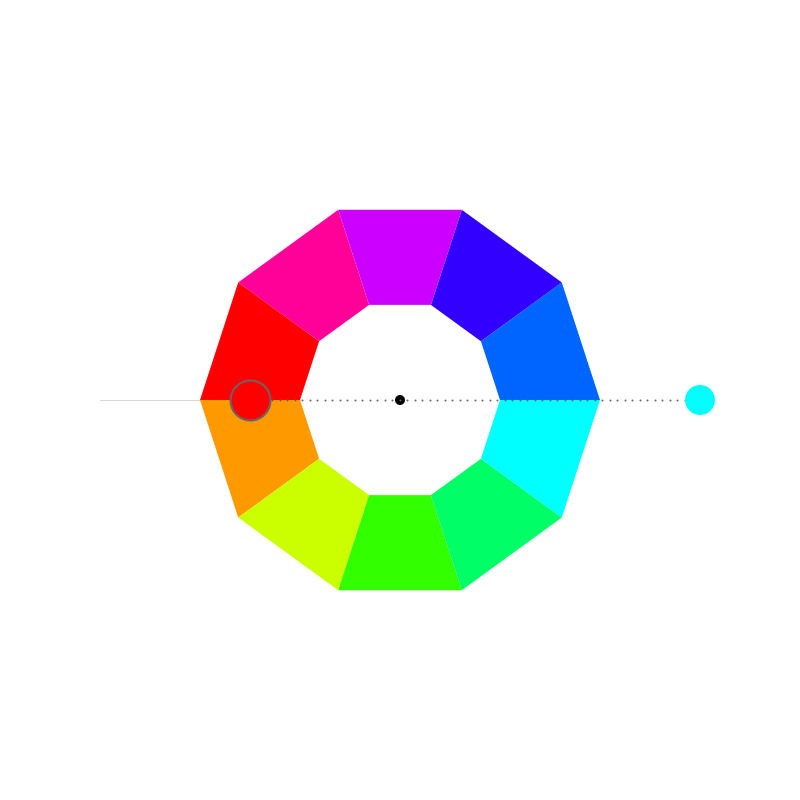
Frame 1 (no input)
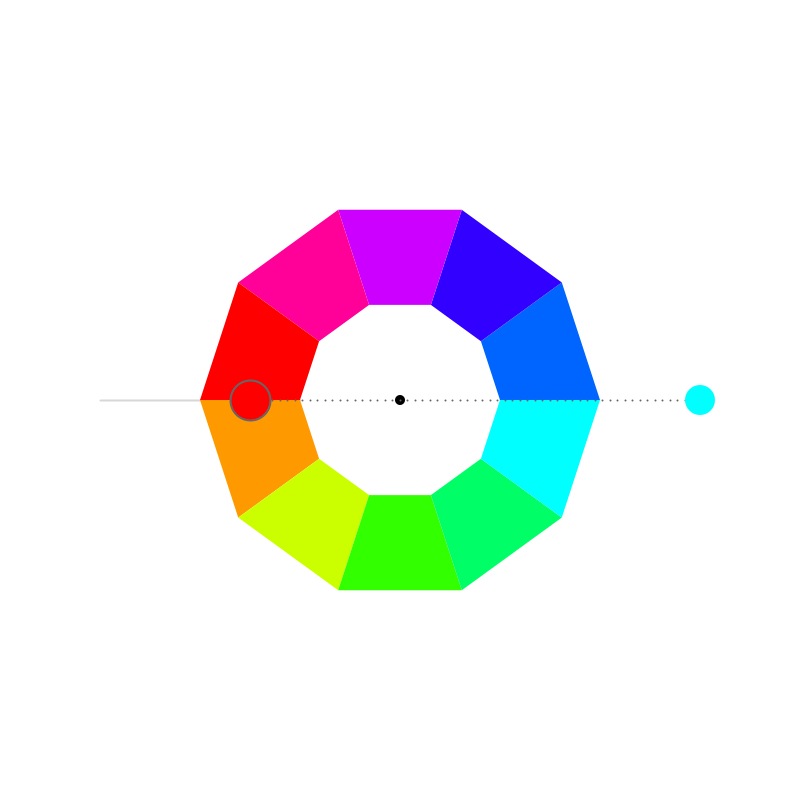
Frame 60 (the mouse pressed at the canvas centre just before this capture)
Frame 120 (the mouse held since frame 60 and released just before this capture): identical to frame 60, image omitted

The Processing sketch that drew these frames (run headless with seeded random() and noise(); from frame 60 on, the mouse is pressed at the canvas centre):

// Processing sketch: w4_01
// ── w4_01.pde
/*
 * Creative Coding
 * Week 4, 01 - an interactive colour wheel picker
 * by Indae Hwang and Jon McCormack
 * Updated 2016
 * Copyright (c) 2014-2016 Monash University
 *
 * This program draws an interactive colour selection wheel
 * Drag the colour circle around the hue wheel to change hue, change the distance
 * from the wheel to control brightness.
 *
 * Another colour circle is displayed showing the colour 180 degrees from the current colour
 * 
 */

// colourHandle: the user interface element to changing colours over the wheel
// It has a postion and a size
//
float colorHandleX;
float colorHandleY;
float handleSize = 30;

// boolean isLocked
// the state of handle: when the color handle is pressed, 
// color hand is locked–released as the left mouse button is released 
//
boolean isLocked = false;

// Wheel radius: inner and outer
//
float innerR = 100; // inner
float outerR = 200; // outer
float outerR2 = outerR * 1.5; // limit of the handle's "pull" range

// current and complementry colour
float hueValue = 180;
float brightValue = 100;
float complementryHue = 0;

void setup() {

  size(800, 800);
  colorMode(HSB, 360, 100, 100); // use HSB colour mode, H=0->360, S=0->100, B=0->100

    colorHandleX = width/2+300;
  colorHandleY = height/2;
}


void draw() {
  //Since were using HSB colour mode this clears the display window to white
  //         H  S  B
  background(0, 0, 100);

  // draw reference line at the 0/360 hue boundary
  stroke(0, 40);
  line(width/2 - innerR, height/2, width/2 - outerR2, height/2);

  //draw itten's color wheel - we'll use a QUAD_STRIP for this
  noStroke();
  beginShape(QUAD_STRIP);
  for (int i=0; i<=10; i++) {
    float angle = radians(36*i-90); // 10 x 36 degree steps

    //   Hue   Sat  Brightness
    fill(36*i, 100, 100);  // change the colour as we're building the quads

    //outside(top)
    vertex( width/2 + outerR*sin(angle), height/2 + outerR*cos(angle) );
    //inside(down)
    vertex( width/2 + innerR*sin(angle), height/2 + innerR*cos(angle) );
  }
  endShape(CLOSE);


  // colour handle Position Update
  colorHandleUpdate();

  //draw dotted line from center to colorhandle
  dotLine(width/2, height/2, colorHandleX, colorHandleY, 40); 

  //draw color handle
  noStroke();
  fill(0);
  ellipse(width/2, height/2, 10, 10);

  //   Hue       Sat  Brightness
  fill(hueValue, 100, brightValue);
  ellipse(colorHandleX, colorHandleY, handleSize, handleSize );

  //complementry color for colorHandle (comHand)
  float angleComHand = atan2(colorHandleY-height/2, colorHandleX-width/2) + PI;
  float radiusComeHand = 150;
  float comHandX = width/2  + radiusComeHand * cos(angleComHand);
  float comHandY = height/2 + radiusComeHand * sin(angleComHand);

  //dotline from center to comHand
  dotLine(width/2, height/2, comHandX, comHandY, 20); 

  complementryHue = calculateCompHue(hueValue);

  //println("hueValue: "+hueValue + " + "+"comhue: "+complementryHue);

  fill( complementryHue, 100, brightValue );
  ellipse(comHandX, comHandY, 40, 40);
}

/*
 * calculateCompHue
 *
 * Calculates the complimentary hue from the hue supplied
 */
float calculateCompHue(float hueValue) {

  // Calculate complimentary color with hueValue
  // The complimentary colour should be 180 degrees opposite the selected colour
  if (hueValue >= 180 && hueValue < 360) {
    return hueValue-180;
  } else 
    return hueValue+180;
}


/*
 * colorHandleUpdate
 *
 * Updates the position and orientation of the colour handle based on
 * mouse position when left mouse button is pressed.
 */
void colorHandleUpdate() {

  // isLocked will be true if we pressed the mouse down while over the handle
  if (isLocked) {

    // calculate angle of handle based on mouse position
    // atan2 value is in the range from pi to -pi
    float angle = atan2(mouseY-height/2, mouseX-width/2  );
    float distance = dist(mouseX, mouseY, width/2, height/2);
    float radius = constrain(distance, outerR, outerR2); 
    colorHandleX = width/2  + radius * cos(angle);
    colorHandleY = height/2 + radius * sin(angle);

    hueValue = map (degrees(angle), -180, 180, 360, 0);

    // map distance from outer edge of the wheel to brightness
    brightValue = map(radius, outerR, outerR2, 0, 100);

    //Shape for the locked colorHandle 
    noStroke(); 
    fill(0, 0, 85);
    ellipse(colorHandleX, colorHandleY, handleSize+20, handleSize+20);
  }
}


/*
 * isWithinCircle
 * boolean function that returns true if the mouse is within the circle with centre (x,y) radius r
 */
boolean isWithinCircle(float x, float y, float r) {
  float distance = dist(mouseX, mouseY, x, y);
  return (distance <= r);
}

/*
 * dotLine
 * draw a dotted line from (x1,y1) to (x2,y2)
 */
void dotLine(float x1, float y1, float x2, float y2, int dotDetail) {

  for (int i=0; i<=dotDetail; i++) {
    float dotDetailFloat = (float) dotDetail;
    float dotX = lerp(x1, x2, i/dotDetailFloat);
    float dotY = lerp(y1, y2, i/dotDetailFloat);
    strokeWeight(2);
    stroke(0, 0, 40);
    point(dotX, dotY);
  }
}

/*
 * mousePressed
 * When mouse button is first pressed, check if the user has pressed over the colour handle
 * If so, set isLocked to true to lock manipulation of the handle
 *
 */
void mousePressed() {
  if (isWithinCircle(colorHandleX, colorHandleY, handleSize)) {
    isLocked = true;
  }
}

/*
 * mouseReleased
 * Unlock control of the handle
 *
 */
void mouseReleased() {
  isLocked = false;
}
